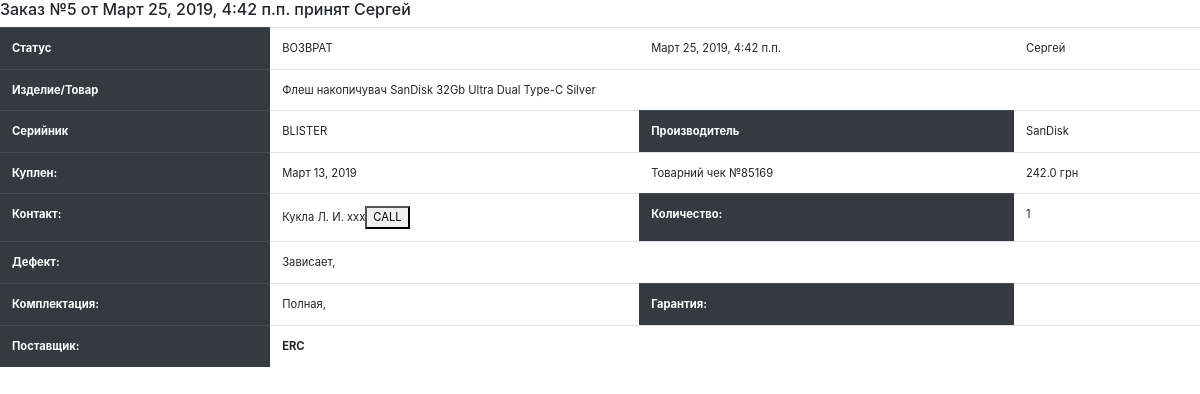
The app's page /orders/det5/ (signed in) with its own data.
### base/models.py (models this page shows, shortened)
class ServiceOrder(models.Model):
    item_name = models.CharField(max_length=250, null=False, blank=False, verbose_name='Изделие/Товар')
    adi_code = models.CharField(max_length=250, null=True, blank=True, verbose_name='Код')
    manufacturer = models.CharField(max_length=200, null=False, blank=False, verbose_name='Производитель')
    price = models.FloatField(null=True, default=None, blank=True, verbose_name='Стоимость')
    item_purchase_date = models.DateField(null=True, default=None, blank=True, verbose_name='Дата покупки')
    serial_number = models.CharField(max_length=100, blank=True, verbose_name='Серийный номер')
    purchase_document = models.CharField(max_length=200, blank=True, default='',
                                         verbose_name='Документ о покупке/гарантии')
    contact_person = models.CharField(max_length=200, verbose_name='Контактное лицо')
    contact_phone = models.CharField(max_length=50, verbose_name='Контактный телефон')
    damage = models.TextField(max_length=1000, verbose_name='Повреждение/Проблема')
    comments = models.TextField(max_length=1000, blank=True, default='', verbose_name='Коментарий')
    equipment = models.TextField(max_length=500, verbose_name='Комплектация')
    date_of_receipt = models.DateTimeField(auto_now_add=True, verbose_name='Дата приема')
    status = models.ForeignKey(ServiceStatuses, on_delete=models.PROTECT, verbose_name='Статус')
    close_date = models.DateField(null=True, verbose_name='Дата закрытия заявки')
    author = models.ForeignKey(User, on_delete=models.PROTECT, verbose_name='Автор заявки')
    is_service_order = models.BooleanField(default=False, verbose_name='Это заказ от сервиса')
    customer = models.CharField(max_length=200, null=True, blank=True, verbose_name='Поставщик (примечание)')
    itemProvider = models.ForeignKey("ItemProvider", on_delete=models.SET_NULL, blank=True, null=True,
                                 verbose_name='Поставщик')
    parentOrder = models.ForeignKey("ServiceOrder", on_delete=models.SET_NULL, blank=True, null=True,
                                     verbose_name='На основании')
    modify_by = models.ForeignKey(User, on_delete=models.SET_NULL, verbose_name='Последний редактор',
                                  null=True, blank=True, related_name='modifiers')
    date_of_modify = models.DateTimeField(auto_now=True, verbose_name='Дата изменения')
    warranty = models.IntegerField(null=True, blank=True, verbose_name='Гарантийный срок')
    count = models.IntegerField(verbose_name='Количество', default=1)
    class Meta:
        verbose_name = 'Заказ на сервис'
        verbose_name_plural = 'Заказы на сервис'
        ordering = ['-date_of_receipt', '-id']

class ServiceStatuses(models.Model):
    name = models.CharField(max_length=100, null=False, blank=False, db_index=True, verbose_name='Название состояния')
    template = models.TextField(max_length=1000, blank=True, null=True, default='', verbose_name='Шаблон комментария')
    is_start = models.BooleanField(default=False, verbose_name='Начальный этап')
    is_terminate = models.BooleanField(default=False, verbose_name='Завершает обработку')
    is_need_move = models.BooleanField(default=False, verbose_name='Требует перемищения')
    is_need_client = models.BooleanField(default=False, verbose_name='Требует взаимодействия с клиентом')
    create_service_order = models.BooleanField(default=False, verbose_name='Перенести в сервисный заказ')
    next_state = models.ManyToManyField('ServiceStatuses', default=None, verbose_name='Следующие действия', blank=True)
    def __str__(self):
        return self.name
    class Meta:
        verbose_name = 'Состояние заказа'
        verbose_name_plural = 'Состояния заказов'
        ordering = ['name']

class ItemProvider(models.Model):
    name = models.CharField(max_length=100, null=False, blank=False, db_index=True, verbose_name='Название')
    address = models.CharField(max_length=300, null=True, blank=True, verbose_name='Адрес')
    comments = models.TextField(max_length=1000, null=True, blank=True, verbose_name='Комментарий')
    int_name = models.CharField(max_length=100, null=True, blank=True, verbose_name='Имя в базе')
    template = models.CharField(max_length=100, null=True, blank=True, verbose_name='Шаблон')
    url = models.CharField(max_length=200, null=True, blank=True, verbose_name='URL тех портала')
    class Meta:
        verbose_name = 'Поставщик или сервисный центр'
        verbose_name_plural = 'Поставщики и сервисные центы'
        ordering = ['name']

### base/views.py (the view)
# urls.py: path('det<int:order_id>/', view_detail_order, name='detail'),
@login_required
def view_detail_order(request, order_id):
    order = ServiceOrder.objects.prefetch_related('itemProvider', 'parentOrder').get(pk=order_id)
    processing = order.serviceorderprocessing_set.all().order_by('-date_of_change')
    context = {'order': order, 'processing': processing}
    return TemplateResponse(request, 'base/orders/orders_detail.html', context=context)

### templates/base/orders/orders_detail.html (shortened to what this page needs)
{% load static %}
<!DOCTYPE html>
<html lang="en">
<head>
    <link rel="stylesheet" href="{% static 'base/css/bootstrap.min.css' %}">
</head>
<body>
<div class="panel panel-primary order-detail">
  <div class="panel-heading">
    <h3 class="panel-title">Заказ №{{ order.pk }} {% if  order.adi_code %} / {{ order.adi_code }}{% endif %} от {{ order.date_of_receipt }} принят {{ order.author.first_name }}</h3>
  </div>
    <div class="panel-body">
        <table class="table">
          <tbody class="thead-dark">
            <tr>
              <th scope="col">Статус</th>
              <td>{{ order.status }}</td>
              <td>{{ order.date_of_modify }}</td>
              <td>{{ order.modify_by.first_name }}</td>
            </tr>
            <tr>
              <th scope="col">Изделие/Товар</th>
              <td colspan="4">{{ order.item_name }}</td>
            </tr>
            <tr>
            <tr>
              <th scope="col">Серийник</th>
              <td colspan>{{ order.serial_number }}</td>
              <th scope="col">Производитель</th>
              <td>{{ order.manufacturer }}</td>
            <tr>
            <tr>
              <th scope="col">Куплен: </th>
              <td >{{ order.item_purchase_date }}</td>
              <td >{{ order.purchase_document }}</td>
              <td >{{ order.price|default_if_none:"--" }} грн</td>
            </tr>
            <tr>
              <th scope="col">Контакт: </th>
              <td>{{ order.contact_person }} {{ order.contact_phone }}<button onclick="create_call('{{ order.contact_phone }}')">CALL</button></td>
              <th scope="col">Количество: </th>
              <td>{{ order.count }}</td>
            </tr>
            <tr>
              <th scope="col">Дефект: </th>
              <td colspan="3">{{ order.damage }}</td>
            </tr>
            <tr>
              <th scope="col">Комплектация: </th>
              <td>{{ order.equipment }}</td>
              <th scope="col">Гарантия: </th>
              <td>{{ order.warranty|default_if_none:"" }}</td>
            </tr>
            <tr>
              <th scope="col">Поставщик: </th>
                <td>
                {% if  order.itemProvider.url %}
                    <a target="_blank" title="{{ order.itemProvider.comments }}" href="{{ order.itemProvider.url|default_if_none:"#"  }}">{{ order.itemProvider.name|default_if_none:"" }}</a>
                {% else %}
                    <b title="{{ order.itemProvider.comments }}">{{ order.itemProvider.name|default_if_none:"" }}</b>
                {% endif %}
                </td>
              <td colspan="2">{{ order.customer|default_if_none:"" }}</td>
            </tr>
          </tbody>
        </table>
    </div>
</div>
</body>
</html>

### templates/base/orders/orders_detail.html (style rules this page uses)
.order-detail .panel-body table { font-size: 0.7em; }
.order-detail h3 { font-size: 1em; }

### records on screen
ServiceOrder: pk "5", date_of_receipt "Март 25, 2019, 4:42 п.п.", author.first_name "Сергей", status "ВОЗВРАТ", date_of_modify "Март 25, 2019, 4:42 п.п.", modify_by.first_name "Сергей", item_name "Флеш накопичувач SanDisk 32Gb Ultra Dual Type-C Silver", serial_number "BLISTER", manufacturer "SanDisk", item_purchase_date "Март 13, 2019", purchase_document "Товарний чек №85169", price "242.0", contact_person "Кукла Л. И.", contact_phone "ххх", count "1", damage "Зависает,", equipment "Полная,", itemProvider.name "ERC"
